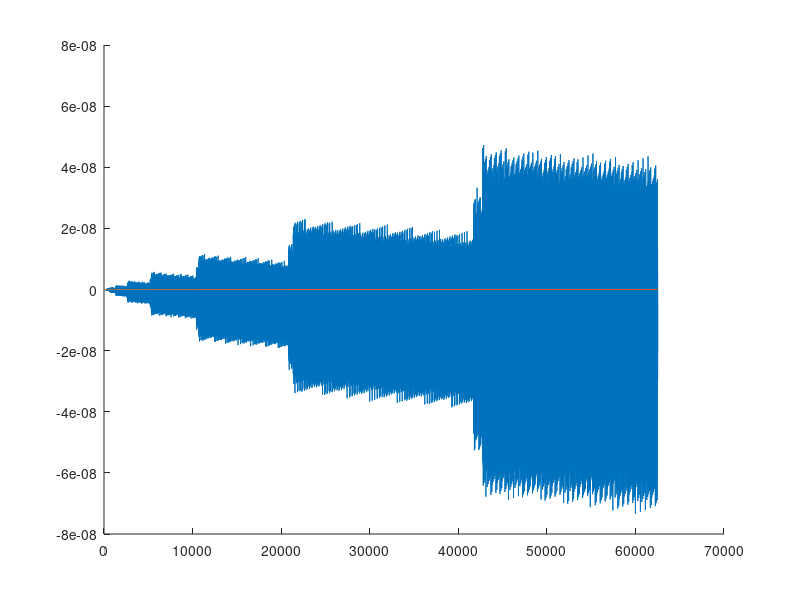

Write MATLAB code to recreate this figure.
r = 25;
n = 0:62500;
lx = length(n);
x = sin(2*pi*n*1000) + sin(2*pi*n);
x2 = sin(2*pi*n);

%plot(0:lx-1,x,'o')
%hold off
%y = decimate(x,r,82,'fir');
%stem(0:r:lx-1,y,'ro','filled','markersize',4)

hold on

plot(x)
plot(x2)


%legend('Original','Decimated','Location','south')
%xlabel('Sample number')
%ylabel('Signal')

